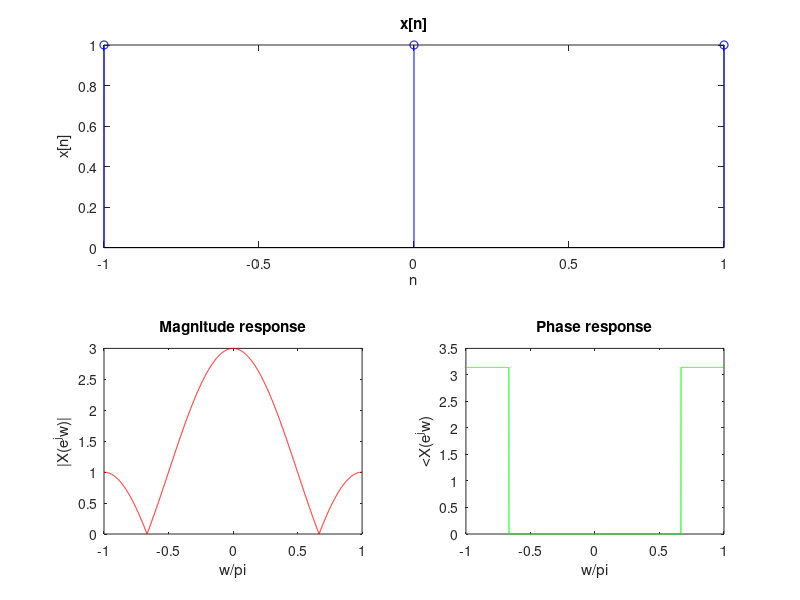

MATLAB code for this plot:
clc
clear all
close all

% fourier transform of signals
n = -1:1:1;
x = [1 1 1];
% x = ((1/2).^abs(n)).*(cos(pi*(n-1)/8));
omega = -pi:(pi/1000):pi;
N = length(x);
X = exp(-j*omega'*n)*(x');


subplot(2, 2, [1,2])                    % This is a plot of the original signal
stem(n, x, 'b');                        % This is a plot of the original signal
xlabel('n')
ylabel('x[n]')
title('x[n]')

subplot(2, 2, 3)                        % This is the magnitude plot
plot( (omega/pi), abs(X), 'r' );        % This is the magnitude plot
title('Magnitude response')
xlabel('w/pi')
ylabel('|X(e^jw)|')

subplot(2, 2, 4)                        % This is the phase plot
plot((omega/pi), angle(X), 'g' );       % This is the phase plot
title('Phase response')
xlabel('w/pi')
ylabel('<X(e^jw)')